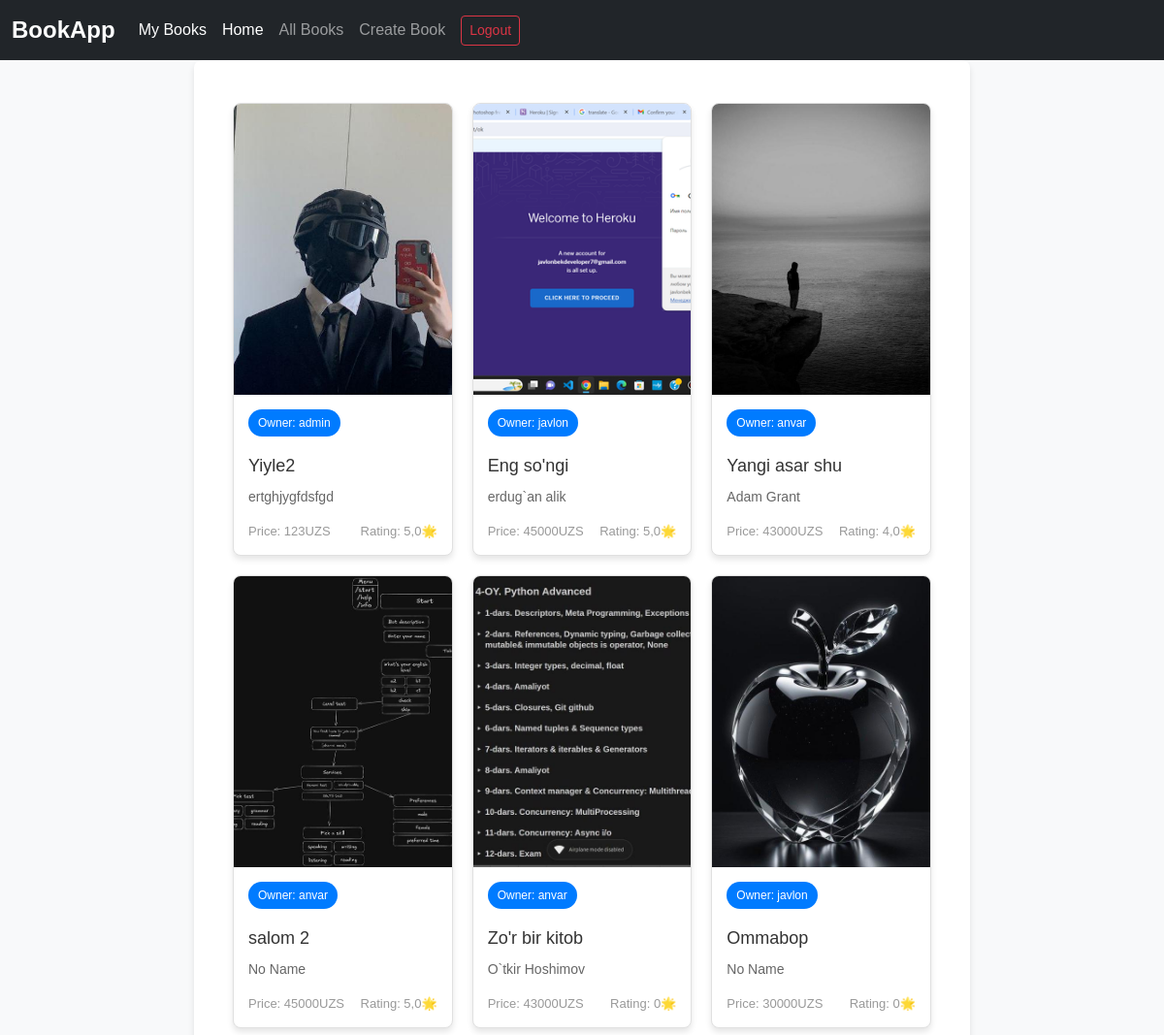
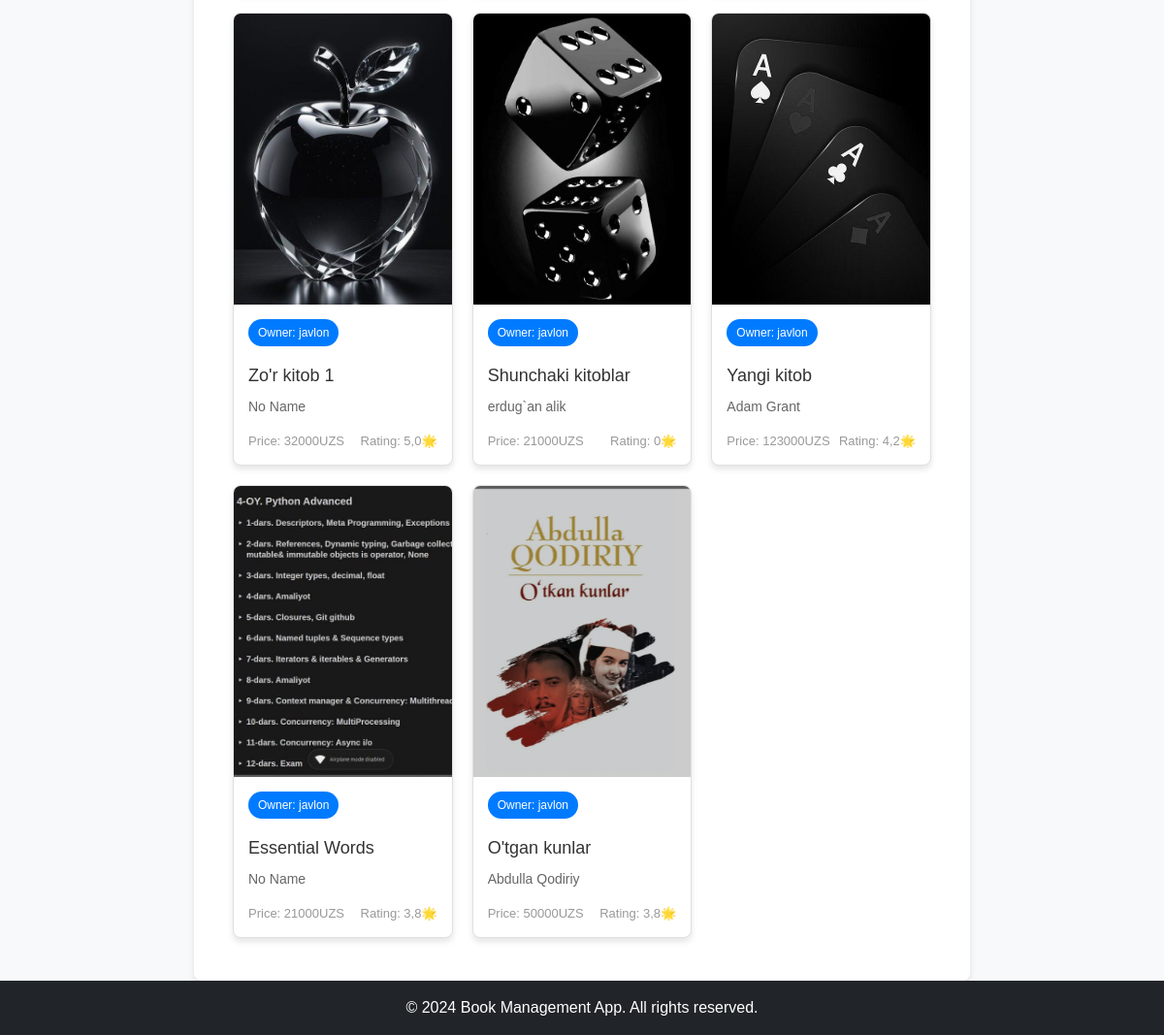
The app's page /books/ (signed in) with its own data (2 pictures, top to bottom).
### book_app/models/books.py (models this page shows, shortened)
class Book(models.Model):
    title = models.CharField(max_length=225)
    author = models.CharField(max_length=225)
    cover = ResizedImageField(size=[600, 840], upload_to='books/',  validators=[FileExtensionValidator(allowed_extensions=['jpg', 'jpeg', 'png', 'webp'])])
    category = models.ManyToManyField(Category, related_name='books', blank=True)
    price = models.IntegerField()
    short_description = models.CharField(max_length=512, null=True, blank=True)
    long_description = models.TextField(null=True, blank=True)
    quantity = models.IntegerField(default=0)
    isbn = models.CharField(max_length=225)
    sku = models.CharField(max_length=225)
    owner = models.ForeignKey(User, on_delete=models.CASCADE, related_name='books')
    @property
    def average_rating(self):
        reviews = self.review_set.all()
        if reviews.exists():
            return round(sum(review.rating for review in reviews) / reviews.count(), 1)
        return 0

class Review(models.Model):
    book = models.ForeignKey(Book, on_delete=models.CASCADE)
    user = models.ForeignKey(User, on_delete=models.SET_NULL, null=True)
    rating = models.IntegerField(validators=[MinValueValidator(1), MaxValueValidator(5)])
    text = models.CharField(max_length=1024)
    created_at = models.DateTimeField(auto_now_add=True)

### book_app/views.py (the view)
# urls.py: path('', book_list_view, name='book_list'),
@login_required
def book_list_view(request):
    books = Book.objects.all().order_by('-id')
    context = {'books': books}
    return render(request, 'book_list.html', context)

### templates/book_list.html (shortened to what this page needs)
    {% extends 'base.html' %}
{% load static %}
{% block content %}
<link rel="stylesheet" href="{% static 'css/book_list.css' %}">
<section class="book-list">
    {% for book in books %}
        <div class="book-card">
            <div class="book-image">
                {% if book.cover %}
                    <a href="{% url 'book_detail' book.pk %}">
                        <img src="{{ book.cover.url }}" alt="{{ book.title }} Cover">
                    </a>
                {% else %}
                    <img src="{% static 'images/default_cover.jpg' %}" alt="Default Book Cover">
                {% endif %}
            </div>
            <div class="book-info">
                <span class="tag">Owner: {{ book.owner }}</span>
                <h3 class="title">
                    <a href="{% url 'book_detail' book.pk %}" class="title-link">{{ book.title }}</a>
                </h3>
                <p class="author">{{ book.author }}</p>
                <div class="book-meta">
                    <span class="year">Price: {{ book.price }}UZS</span>
                    <span class="read-time">Rating: {{ book.average_rating }}🌟</span>
                </div>
            </div>
        </div>
    {% endfor %}
</section>
{% endblock content %}

### templates/base.html (shortened to what this page needs)
{% load static %}
<!DOCTYPE html>
<html lang="en">
<head>
    <link href="https://cdn.jsdelivr.net/npm/bootstrap@5.3.0/dist/css/bootstrap.min.css" rel="stylesheet">
    <link rel="stylesheet" href="{% static 'css/base.css' %}">
</head>
<body>
    <nav class="navbar navbar-expand-lg navbar-dark bg-dark" >
        <div class="container-fluid">
            <a class="navbar-brand" href="{% url 'home' %}">BookApp</a>
            <div class="collapse navbar-collapse" id="navbarNav">
                <ul class="navbar-nav">
                    {% if user.is_authenticated %}
                        <li class="nav-item">
                            <a class="nav-link active" aria-current="page" href="{% url 'my_book_list' %}">My Books</a>
                        </li>
                        <li class="nav-item">
                            <a class="nav-link active" aria-current="page" href="{% url 'home' %}">Home</a>
                        </li>
                        <li class="nav-item">
                            <a class="nav-link" href="{% url 'book_list' %}">All Books</a>
                        </li>
                        <li class="nav-item">
                            <a class="nav-link" href="{% url 'book_create' %}">Create Book</a>
                        </li>
                        </ul>
                            <form class ="d-flex" method="post" action="{% url 'logout' %}" class="d-inline">
                                <button class="btn btn-outline-danger btn-sm ms-2" type="submit">Logout</button>
                            </form>
                    {% endif %}
            </div>
        </div>
    </nav>
    <main class="container py-4">
        {% block content %}
        {% endblock content %}
    </main>
    <footer class="bg-dark text-center text-white py-3">
        <p class="mb-0">&copy; 2024 Book Management App. All rights reserved.</p>
    </footer>
</body>
</html>

### static/css/base.css (style rules this page uses)
body { font-family: Arial, sans-serif; background-color: #f8f9fa; margin: 0; }
.navbar-brand { font-size: 1.5rem; font-weight: bold; }
.navbar .nav-link { font-size: 1rem; padding: 0.5rem 1rem; display: inline-block; }
main.container { max-width: 800px; background-color: #fff; box-shadow: 0 4px 6px rgba(0, 0, 0, 0.1); border-radius: 8px; padding: 20px; }
footer { margin-top: auto; background-color: #343a40; color: #ffffff; }

### static/css/book_list.css (style rules this page uses)
.book-list { padding: 20px; display: grid; grid-template-columns: repeat(auto-fit, minmax(220px, 1fr)); gap: 20px; }
.book-card { display: flex; flex-direction: column; justify-content: space-between; background-color: #fff; border: 1px solid #e0e0e0; border-radius: 8px; box-shadow: 0 4px 6px rgba(0, 0, 0, 0.1); transition: transform 0.3s, box-shadow 0.3s; overflow: hidden; }
.book-image { width: 100%; height: 300px; overflow: hidden; }
.book-image img { width: 100%; height: 100%; object-fit: cover; object-position: center; }
.book-info { padding: 15px; }
.tag { display: inline-block; background-color: #007bff; color: #fff; font-size: 12px; padding: 5px 10px; border-radius: 20px; margin-bottom: 10px; text-align: center; }
.title { font-size: 18px; color: #333; margin: 10px 0; }
.title-link { text-decoration: none; color: inherit; transition: color 0.3s; }
.author { font-size: 14px; color: #666; margin-bottom: 15px; }
.book-meta { display: flex; justify-content: space-between; font-size: 13px; color: #999; }

### records on screen
Book: cover (picture), owner "admin", title "Yiyle2", author "ertghjygfdsfgd", price "123", average_rating "5,0"
Book: cover (picture), owner "javlon", title "Eng so'ngi", author "erdug`an alik", price "45000", average_rating "5,0"
Book: cover (picture), owner "anvar", title "Yangi asar shu", author "Adam Grant", price "43000", average_rating "4,0"
Book: cover (picture), owner "anvar", title "salom 2", author "No Name", price "45000", average_rating "5,0"
Book: cover (picture), owner "anvar", title "Zo'r bir kitob", author "O`tkir Hoshimov", price "43000", average_rating "0"
Book: cover (picture), owner "javlon", title "Ommabop", author "No Name", price "30000", average_rating "0"
Book: cover (picture), owner "javlon", title "Zo'r kitob 1", author "No Name", price "32000", average_rating "5,0"
Book: cover (picture), owner "javlon", title "Shunchaki kitoblar", author "erdug`an alik", price "21000", average_rating "0"
Book: cover (picture), owner "javlon", title "Yangi kitob", author "Adam Grant", price "123000", average_rating "4,2"
Book: cover (picture), owner "javlon", title "Essential Words", author "No Name", price "21000", average_rating "3,8"
Book: cover (picture), owner "javlon", title "O'tgan kunlar", author "Abdulla Qodiriy", price "50000", average_rating "3,8"
